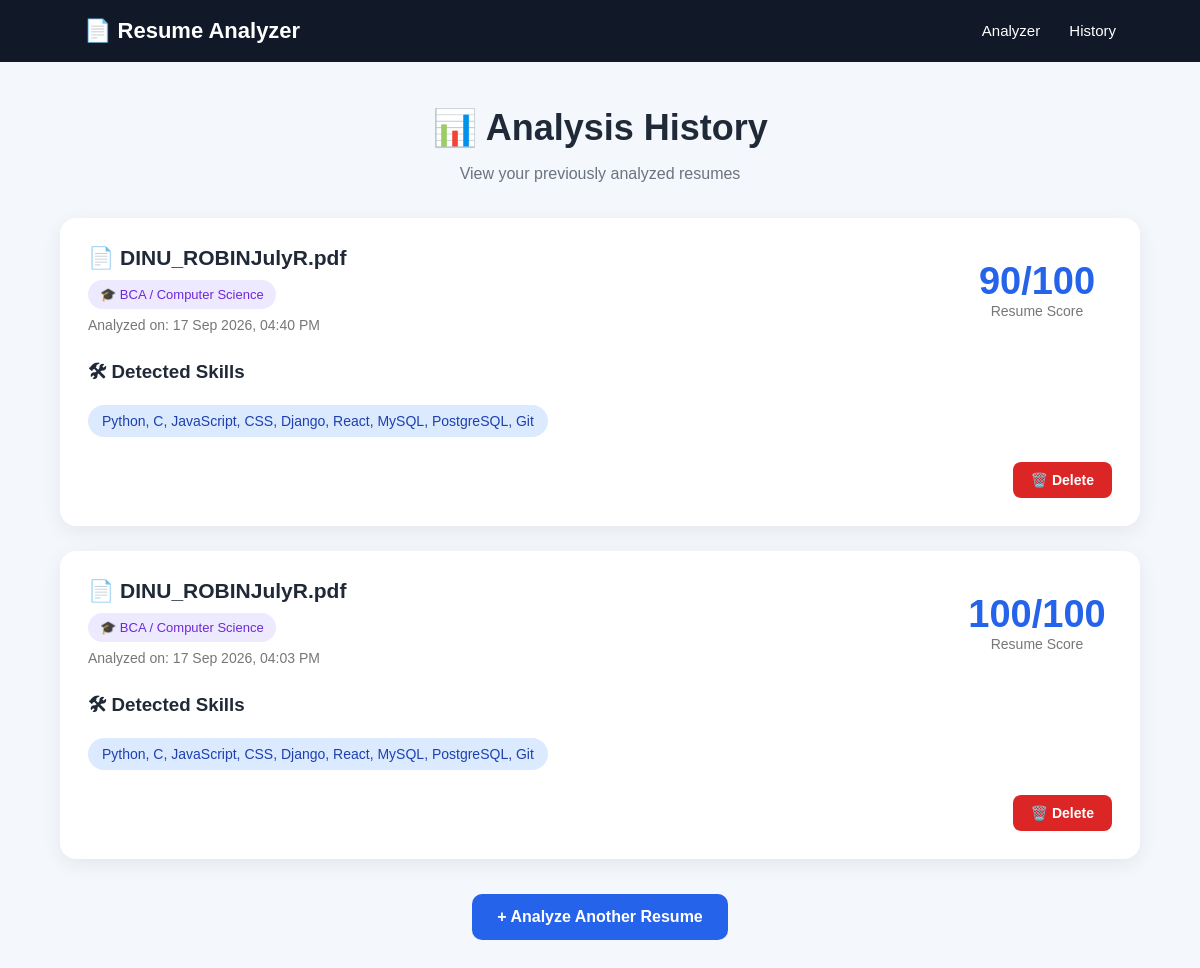
The page /history/ on the database its author committed.
### analyzer/models.py (models this page shows, shortened)
class ResumeAnalysis(models.Model):
    resume_name = models.CharField(
        max_length=255
    )
    field = models.CharField(
        max_length=100,
        default="Other"
    )
    score = models.IntegerField()
    match_score = models.IntegerField(
        null=True,
        blank=True
    )
    skills = models.TextField(
        blank=True
    )
    created_at = models.DateTimeField(
        auto_now_add=True
    )

### analyzer/views.py (the view)
def history(request):
    analyses = ResumeAnalysis.objects.all().order_by(
        "-created_at"
    )
    return render(
        request,
        "analyzer/history.html",
        {
            "analyses": analyses
        }
    )

### analyzer/templates/analyzer/history.html (shortened to what this page needs)
<!DOCTYPE html>
<html>
<head>
</head>
<body>
    <div class="navbar">
        <div class="logo">
            📄 Resume Analyzer
        </div>
        <div class="nav-links">
            <a href="/">
                Analyzer
            </a>
            <a href="/history/">
                History
            </a>
        </div>
    </div>
    <div class="container">
        <div class="heading">
            <h1>
                📊 Analysis History
            </h1>
            <p>
                View your previously analyzed resumes
            </p>
        </div>
        {% if analyses %}
            {% for analysis in analyses %}
                <div class="analysis-card">
                    <div class="top-section">
                        <div>
                            <div class="resume-name">
                                📄 {{ analysis.resume_name }}
                            </div>
                            <div class="field">
                                🎓 {{ analysis.field }}
                            </div>
                            <div class="date">
                                Analyzed on:
                                {{ analysis.created_at|date:"d M Y, h:i A" }}
                            </div>
                        </div>
                        <div class="score-box">
                            <div class="score">
                                {{ analysis.score }}/100
                            </div>
                            <div class="score-label">
                                Resume Score
                            </div>
                        </div>
                    </div>
                    {% if analysis.skills %}
                        <div class="skills-section">
                            <h3>
                                🛠 Detected Skills
                            </h3>
                            <div class="skills">
                                <span class="skill">
                                    {{ analysis.skills }}
                                </span>
                            </div>
                        </div>
                    {% endif %}
                    <div class="delete-section">
                        <form
                            method="POST"
                            action="{% url 'delete_analysis' analysis.id %}"
                            onsubmit="return confirm('Are you sure you want to delete this analysis?');"
                        >
                            <button
                                type="submit"
                                class="delete-button"
                            >
                                🗑️ Delete
                            </button>
                        </form>
                    </div>
                </div>
            {% endfor %}
        {% endif %}
        {% if analyses %}
            <div class="button-container">
                <a
                    href="/"
                    class="analyze-button"
                >
                    + Analyze Another Resume
                </a>
            </div>
        {% endif %}
    </div>
</body>
</html>

### analyzer/templates/analyzer/history.html (style rules this page uses)
* { box-sizing: border-box; }
body { margin: 0; font-family: Arial, sans-serif; background: #f4f7fb; color: #1f2937; }
.navbar { background: #111827; color: white; padding: 18px 7%; display: flex; justify-content: space-between; align-items: center; }
.logo { font-size: 22px; font-weight: bold; }
.nav-links a { color: white; text-decoration: none; margin-left: 25px; font-size: 15px; }
.container { width: 90%; max-width: 1100px; margin: 45px auto; }
.heading { text-align: center; margin-bottom: 35px; }
.heading h1 { font-size: 36px; margin-bottom: 10px; }
.heading p { color: #6b7280; font-size: 16px; }
.analysis-card { background: white; border-radius: 16px; padding: 28px; margin-bottom: 25px; box-shadow: 0 5px 20px rgba(0, 0, 0, 0.07); }
.top-section { display: flex; justify-content: space-between; align-items: center; gap: 20px; }
.resume-name { font-size: 21px; font-weight: bold; }
.field { display: inline-block; background: #ede9fe; color: #6d28d9; padding: 7px 12px; border-radius: 20px; font-size: 13px; margin-top: 10px; }
.date { color: #777; font-size: 14px; margin-top: 8px; }
.score-box { text-align: center; min-width: 150px; }
.score { font-size: 38px; font-weight: bold; color: #2563eb; }
.score-label { color: #777; font-size: 14px; }
.skills-section { margin-top: 25px; }
.skills-section h3 { margin-bottom: 15px; }
.skills { display: flex; flex-wrap: wrap; gap: 10px; }
.skill { background: #dbeafe; color: #1e40af; padding: 8px 14px; border-radius: 20px; font-size: 14px; }
.delete-section { margin-top: 25px; text-align: right; }
.delete-button { padding: 10px 18px; background: #dc2626; color: white; border: none; border-radius: 8px; cursor: pointer; font-size: 14px; font-weight: bold; }
.button-container { text-align: center; margin-top: 35px; margin-bottom: 30px; }
.analyze-button { display: inline-block; background: #2563eb; color: white; text-decoration: none; padding: 14px 25px; border-radius: 10px; font-weight: bold; }

### rows shown on the page
ResumeAnalysis: resume_name "DINU_ROBINJulyR.pdf", field "BCA / Computer Science", created_at "17 Sep 2026, 04:40 PM", score "90", skills "Python, C, JavaScript, CSS, Django, React, MySQL, PostgreSQL, Git"
ResumeAnalysis: resume_name "DINU_ROBINJulyR.pdf", field "BCA / Computer Science", created_at "17 Sep 2026, 04:03 PM", score "100", skills "Python, C, JavaScript, CSS, Django, React, MySQL, PostgreSQL, Git"
